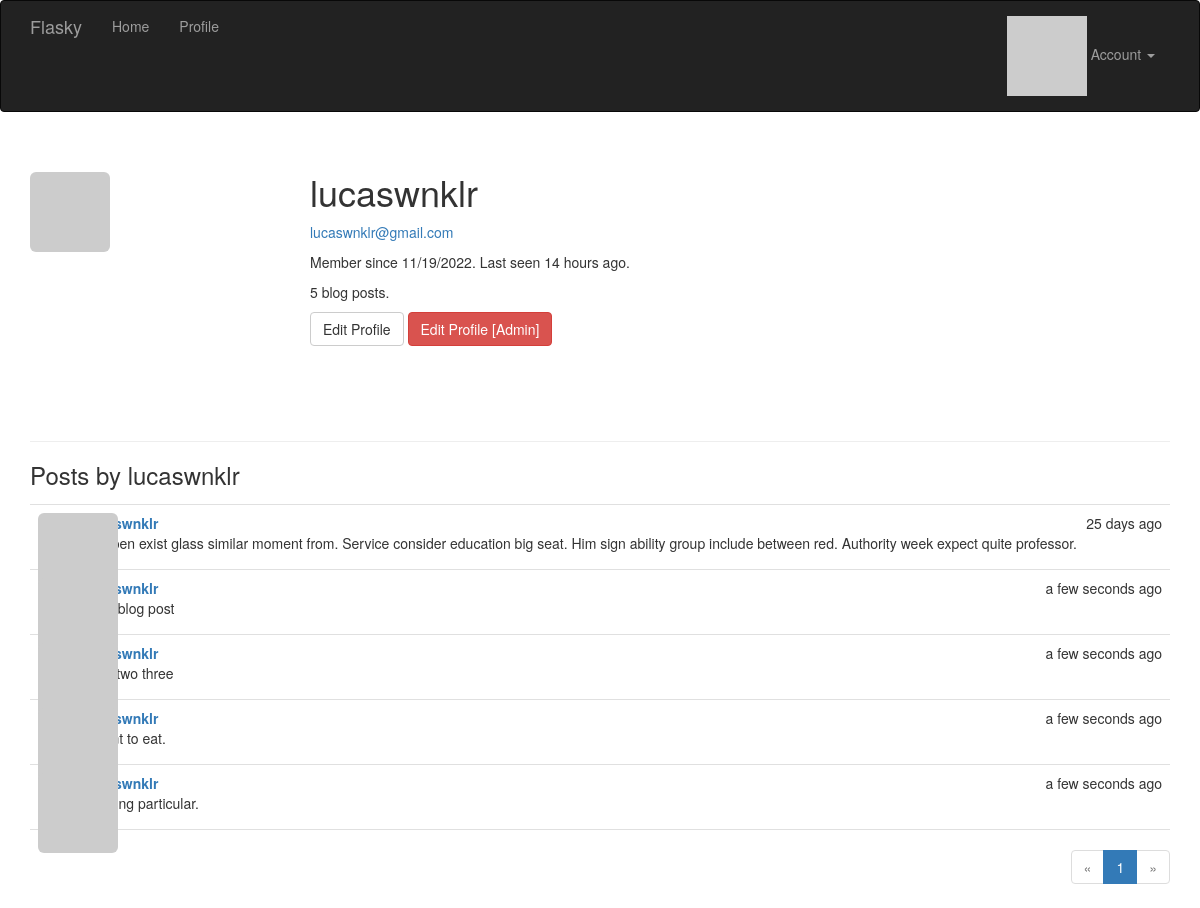
Page /user/lucaswnklr (signed in) on the committed database.
### app/models.py (models this page shows, shortened)
class User(UserMixin, db.Model):
    __tablename__ = 'users'
    id = db.Column(db.Integer, primary_key=True)
    email = db.Column(db.String(64), unique=True, index=True)
    username = db.Column(db.String(64), unique=True, index=True)
    role_id = db.Column(db.Integer, db.ForeignKey('roles.id'))
    password_hash = db.Column(db.String(128))
    confirmed = db.Column(db.Boolean, default=False)
    name = db.Column(db.String(64))
    location = db.Column(db.String(64))
    about_me = db.Column(db.Text())
    member_since = db.Column(db.DateTime(), default=datetime.utcnow)
    last_seen = db.Column(db.DateTime(), default=datetime.utcnow)
    avatar_hash = db.Column(db.String(32))
    posts = db.relationship('Post', backref='author', lazy='dynamic')
    @property
    def password(self):
        raise AttributeError('password is not a readable attribute')
    def can(self, perm):
        return self.role is not None and self.role.has_permission(perm)
    def is_administrator(self):
        return self.can(Permission.ADMIN)
    def ping(self):
        self.last_seen = datetime.utcnow()
        db.session.add(self)
    def gravatar_hash(self):
        return hashlib.md5(self.email.lower().encode('utf-8')).hexdigest()
    def gravatar(self, size=100, default='identicon', rating='g'):
        url = 'https://secure.gravatar.com/avatar'
        hash = self.avatar_hash or self.gravatar_hash()
        return '{url}/{hash}?s={size}&d={default}&r={rating}'.format(
            url=url, hash=hash, size=size, default=default, rating=rating)

class Post(db.Model):
    __tablename__ = 'posts'
    id = db.Column(db.Integer, primary_key=True)
    body = db.Column(db.Text)
    timestamp = db.Column(db.DateTime, index=True, default=datetime.utcnow)
    author_id = db.Column(db.Integer, db.ForeignKey('users.id'))

### app/main/views.py (the view)
@main.route('/user/<username>')
def user(username):
    user = User.query.filter_by(username=username).first_or_404()
    page = request.args.get('page', 1, type=int)
    pagination = user.posts.order_by(Post.timestamp.desc()).paginate(page=page,
                                                                     per_page=current_app.config[
                                                                         'FLASKY_POSTS_PER_PAGE'], error_out=False)
    posts = pagination.items
    return render_template('user.html', user=user, posts=posts, pagination=pagination)

### app/auth/views.py (called while the page is built)
@auth.before_app_request
def before_request():
    if current_user.is_authenticated:
        current_user.ping()
        if not current_user.confirmed \
                and request.endpoint \
                and request.blueprint != 'auth' \
                and request.endpoint != 'static':
            return redirect(url_for('auth.unconfirmed'))

### app/main/__init__.py (called while the page is built)
@main.app_context_processor
def inject_permissions():
    return dict(Permission=Permission)

### app/models.py (called while the page is built)
@login_manager.user_loader
def load_user(user_id):
    return User.query.get(int(user_id))

    def has_permission(self, perm):
        return self.permissions & perm == perm

### app/templates/user.html (shortened to what this page needs)
{% extends "base.html" %}
{% import "_macros.html" as macros %}
{% block page_content %}
<div class="page-header">
    <img class="img-rounded profile-thumbnail" src="{{ user.gravatar(size=256) }}">
    <div class="profile-header">
        <h1>{{ user.username }}</h1>
        {% if current_user.is_administrator() %}
        <p><a href="mailto:{{ user.email }}">{{ user.email }}</a></p>
        {% endif %}
        <p>Member since {{ moment(user.member_since).format('L') }}. Last seen {{ moment(user.last_seen).fromNow() }}.</p>
        <p>{{ user.posts.count() }} blog posts.</p>
        <p>
            {% if user == current_user %}
            <a class="btn btn-default" href="{{ url_for('.edit_profile') }}">Edit Profile</a>
            {% endif %}
            {% if current_user.is_administrator() %}
            <a class="btn btn-danger" href="{{ url_for('.edit_profile_admin', id=user.id) }}">Edit Profile [Admin]</a>
            {% endif %}
        </p>
    </div>
</div>
<h3>Posts by {{ user.username }}</h3>
{% include '_posts.html' %}
{% if pagination %}
<div class="pagination">
    {{ macros.pagination_widget(pagination, '.user', username=user.username) }}
</div>
{% endif %}
{% endblock %}

### app/templates/base.html (shortened to what this page needs)
{% extends "bootstrap/base.html" %}
{% block head %}
{{ super() }}
<link rel="stylesheet" type="text/css" href="{{ url_for('static', filename='styles.css') }}">
{% endblock %}
{% block navbar %}
<div class="navbar navbar-inverse" role="navigation">
    <div class="container">
        <div class="navbar-header">
            <a class="navbar-brand" href="{{ url_for('main.index') }}">Flasky</a>
        </div>
        <div class="navbar-collapse collapse">
            <ul class="nav navbar-nav">
                <li><a href="{{ url_for('main.index') }}">Home</a></li>
                {% if current_user.is_authenticated %}
                <li><a href="{{ url_for('main.user', username=current_user.username) }}">Profile</a></li>
                {% endif %}
            </ul>
            <ul class="nav navbar-nav navbar-right">
                {% if current_user.is_authenticated %}
                <li class="dropdown">
                    <a href="#" class="dropdown-toggle" data-toggle="dropdown">
                        <img src="{{ current_user.gravatar(size=18) }}">
                        Account <b class="caret"></b>
                    </a>
                </li>
                {% else %}
                <li><a href="{{ url_for('auth.login') }}">Log In</a></li>
                {% endif %}
            </ul>
        </div>
    </div>
</div>
{% endblock %}
{% block content %}
<div class="container">
    {% block page_content %}{% endblock %}
</div>
{% endblock %}

### app/templates/_macros.html
{% macro pagination_widget(pagination, endpoint) %}
<ul class="pagination">
    <li{% if not pagination.has_prev %} class="disabled"{% endif %}>
        <a href="{% if pagination.has_prev %}{{ url_for(endpoint, page=pagination.prev_num, **kwargs) }}{% else %}#{% endif %}">
            &laquo;
        </a>
    </li>
    {% for p in pagination.iter_pages() %}
        {% if p %}
            {% if p == pagination.page %}
            <li class="active">
                <a href="{{ url_for(endpoint, page = p, **kwargs) }}">{{ p }}</a>
            </li>
            {% else %}
            <li>
                <a href="{{ url_for(endpoint, page = p, **kwargs) }}">{{ p }}</a>
            </li>
            {% endif %}
        {% else %}
        <li class="disabled"><a href="#">&hellip;</a></li>
        {% endif %}
    {% endfor %}
    <li{% if not pagination.has_next %} class="disabled"{% endif %}>
        <a href="{% if pagination.has_next %}{{ url_for(endpoint, page=pagination.next_num, **kwargs) }}{% else %}#{% endif %}">
            &raquo;
        </a>
    </li>
</ul>
{% endmacro %}

### app/templates/_posts.html
<ul class="posts">
    {% for post in posts %}
    <li class="post">
        <div class="post-thumbnail">
            <a href="{{ url_for('.user', username=post.author.username) }}">
                <img class="img-rounded profile-thumbnail" src="{{ post.author.gravatar(size=40) }}">
            </a>
        </div>
        <div class="post-content">
            <div class="post-date">{{ moment(post.timestamp).fromNow() }}</div>
            <div class="post-author"><a href="{{ url_for('.user', username=post.author.username) }}">{{ post.author.username }}</a></div>
            <div class="post-body">{{ post.body }}</div>
        </div>
    </li>
    {% endfor %}
</ul>

### app/static/styles.css (style rules this page uses)
.profile-thumbnail { position: absolute; }
.profile-header { min-height: 260px; margin-left: 280px; }
ul.posts { list-style-type: none; padding: 0px; margin: 16px 0px 0px 0px; border-top: 1px solid #e0e0e0; }
ul.posts li.post { padding: 8px; border-bottom: 1px solid #e0e0e0; }
div.post-date { float: right; }
div.post-author { font-weight: bold; }
div.post-thumbnail { position: absolute; }
div.post-content { margin-left: 48px; min-height: 48px; }
div.pagination { width: 100%; text-align: right; padding: 0px; margin: 0px; }

### rows in the picture
User: username "lucaswnklr", email "lucaswnklr@gmail.com", member_since "11/19/2022", last_seen "14 hours ago"
Post: timestamp "25 days ago", author.username "lucaswnklr", body "Happen exist glass similar moment from. Service consider education big seat. Him sign ability group include between red. Authority week expect quite professor."
Post: timestamp "a few seconds ago", author.username "lucaswnklr", body "New blog post"
Post: timestamp "a few seconds ago", author.username "lucaswnklr", body "One two three"
Post: timestamp "a few seconds ago", author.username "lucaswnklr", body "I want to eat."
Post: timestamp "a few seconds ago", author.username "lucaswnklr", body "Nothing particular."

### other values in the picture
{{ user.posts.count() }} "5"
{{ p }} "1"
